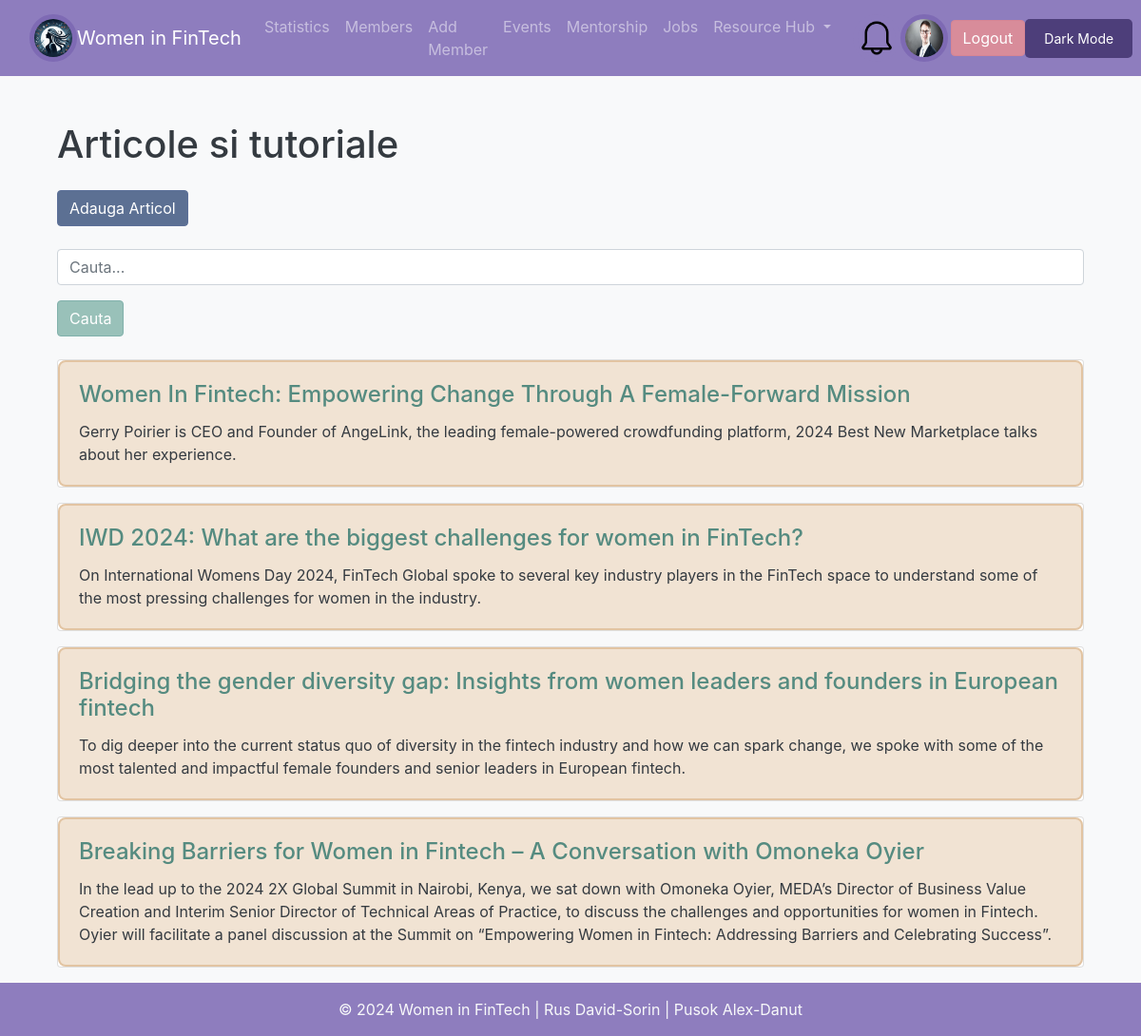
The app's page /articles.php (signed in) with its own data.
### tables this page shows
CREATE TABLE `members` (
  `id` int(11) NOT NULL,
  `first_name` varchar(50) NOT NULL,
  `last_name` varchar(50) NOT NULL,
  `email` varchar(100) NOT NULL,
  `profession` varchar(100) DEFAULT '-',
  `company` varchar(100) DEFAULT '-',
  `expertise` text DEFAULT NULL,
  `linkedin_profile` varchar(255) DEFAULT NULL,
  `pfp` varchar(500) NOT NULL DEFAULT 'resources/default_profile_pic.jpg',
  `status` enum('admin','member','mentor') DEFAULT 'member',
  `created_at` timestamp NOT NULL DEFAULT current_timestamp(),
  `password` varchar(200) NOT NULL DEFAULT 'parola'
);

CREATE TABLE `articles` (
  `article_id` int(11) NOT NULL,
  `title` varchar(255) NOT NULL,
  `description` text NOT NULL,
  `full_content` text NOT NULL,
  `author` varchar(120) NOT NULL,
  `published_on` date NOT NULL DEFAULT current_timestamp()
);

### articles.php (the view, shortened to what this page needs)
<?php
include_once 'includes/header.php';
$database = new Database();
$db = $database->getConnection();
        ?>
        <?php
$searchQuery = isset($_GET['search']) ? trim($_GET['search']) : '';
$query = "SELECT * FROM articles WHERE 1=1";
$stmt = $db->prepare($query);
$stmt->execute();
$articles = $stmt->fetchAll(PDO::FETCH_ASSOC);
?>
<div class="container mt-4">
    <h1 class="mb-4">Articole si tutoriale</h1>
    <?php if ($_SESSION['user']['status'] === 'admin' || $_SESSION['user']['status'] === 'mentor'): ?>
        <a href="add_article.php" class="btn btn-success mb-4">Adauga Articol</a>
    <?php endif;?>
    <form method="GET" class="mb-4">
        <div class="form-group">
            <input type="text" name="search" class="form-control" placeholder="Cauta..." value="<?php echo htmlspecialchars($searchQuery); ?>">
        </div>
        <button type="submit" class="btn btn-primary">Cauta</button>
    </form>
    <?php if (!empty($articles)): ?>
        <?php foreach ($articles as $article): ?>
            <div class="card mb-3">
                <div class="card-body">
                    <h4 class="card-title">
                        <a class="text-secondary" href="articles.php?article_id=<?php echo urlencode($article['article_id']); ?>">
                            <?php echo htmlspecialchars($article['title']); ?>
                        </a>
                    </h4>
                    <p class="card-text"><?php echo htmlspecialchars($article['description']); ?></p>
                </div>
            </div>
        <?php endforeach; ?>
    <?php else: ?>
        <p class="text-muted">No articles found.</p>
    <?php endif; ?>
</div>
<?php
include_once "includes/footer.php";
?>

### includes/header.php (shortened to what this page needs)
<?php
$database = new Database();
$db = $database->getConnection();
if(isset($_SESSION['user'])){
    $userId = $_SESSION['user']['id'];
    $query = "SELECT pfp FROM members WHERE id = :id";
    $stmt = $db->prepare($query);
    $stmt->bindParam(':id', $userId, PDO::PARAM_INT);
    $stmt->execute();
    $user = $stmt->fetch(PDO::FETCH_ASSOC);
$profilePic = $user['pfp'] ?? 'resources/default_profile_pic.jpg';
} else {
    $profilePic = 'resources/default_profile_pic.jpg';
}
?>
<!DOCTYPE html>
<html lang="ro">
<head>
    <link rel="stylesheet"
          href="https://stackpath.bootstrapcdn.com/bootstrap/4.5.2/css/bootstrap.min.css">
    <link rel="stylesheet" href="css/custom.css">
</head>
<body class="bg-light">
<nav class="navbar navbar-expand-lg navbar-dark bg-primary">
    <div class="container">
        <img class="logo" src="logo.png" style="width: 50px; height: auto; border-radius: 50%; border: 5px solid #7E6AB4;">
        <a class="navbar-brand" href="<?php echo isset($_SESSION['user']) ? 'dashboard.php' : 'index.php'; ?>">Women in FinTech</a>
        <div class="collapse navbar-collapse" id="navbarNav">
            <ul class="navbar-nav">
                <?php if (isset($_SESSION['user'])): ?>
                    <?php if ($_SESSION['user']['status'] === 'admin' || $_SESSION['user']['status'] === 'mentor'): ?>
                        <li class="nav-item">
                            <a class="nav-link" href="statistics.php">Statistics</a>
                        </li>
                    <?php endif; ?>
                    <?php if ($_SESSION['user']['status'] === 'admin'): ?>
                        <li class="nav-item">
                            <a class="nav-link" href="members.php">Members</a>
                        </li>
                        <li class="nav-item">
                            <a class="nav-link" href="add_member.php">Add Member</a>
                        </li>
                    <?php endif; ?>
                    <li class="nav-item">
                        <a class="nav-link" href="events.php">Events</a>
                    </li>
                    <li class="nav-item">
                        <a class="nav-link" href="mentorship.php">Mentorship</a>
                    </li>
                    <li class="nav-item">
                        <a class="nav-link" href="jobs.php">Jobs</a>
                    </li>
                    <li class="nav-item dropdown">
                        <a class="nav-link dropdown-toggle" href="#" id="resourceHubDropdown" role="button" data-toggle="dropdown" aria-haspopup="true" aria-expanded="false">
                            Resource Hub
                        </a>
                    </li>
                <?php endif; ?>
            </ul>
        </div>
    </div>
        <?php if (isset($_SESSION['user'])): ?>
        <div class="dropdown">
            <img class="pfp dropdown-toggle" id="notificationBell" data-toggle="dropdown" aria-haspopup="true" aria-expanded="false"
                 src="resources/bell.png" style="width: 50px; height: 50px; border-radius: 50%; border: 5px solid #8E7DBE; cursor: pointer;">
        </div>
        <?php endif; ?>
        <?php if (isset($_SESSION['user'])): ?>
        <a href="edit_profile.php" style="padding-right: 3px">
            <img class="pfp" src="<?php echo htmlspecialchars($profilePic); ?>" style="width: 50px; height: 50px; border-radius: 50%; border: 5px solid #7E6AB4;">
        </a>
        <?php endif; ?>
        <div class="ml-auto">
            <?php if (isset($_SESSION['user'])): ?>
                <a href="logout.php" class="btn btn-danger">Logout</a>
            <?php else: ?>
                <a href="login.php" class="btn btn-success">Login</a>
            <?php endif; ?>
    </div>
    <div class="ml-auto">
        <input onclick="darkMode()" id="darkButton" class="btn btn-primary" type="button" value="Dark Mode">
    </div>
</nav>
<div class="container mt-4">

### css/custom.css (style rules this page uses)
body { min-height: 100vh; display: flex; flex-direction: column; }
.card-body { background-color: #e9ecef; }
.logo { border-radius: 50%; }
#darkButton { float: right; background-color: #4d3e7a; color: white; border: none; padding: 10px 20px; border-radius: 5px; cursor: pointer; font-size: 14px; }
.bg-primary { background-color: #8E7DBE !important; }
.btn-primary { background-color: #99c1b9; border-color : #81B1AB; }
.btn-danger { background-color: #d88c9a; border-color: #d58594; }
.card-body { background-color: #f1e3d3; border: 2px solid #e2c4a2 !important; border-radius: 8px; }
.btn-success { background-color: #5c7093; border-color: #5c7099; }
.text-secondary { color: #558b80 !important; }

### records on screen
members: pfp (picture)
articles: title "Women In Fintech: Empowering Change Through A Female-Forward Mission", description "Gerry Poirier is CEO and Founder of AngeLink, the leading female-powered crowdfunding platform, 2024 Best New Marketplace talks about her experience."
articles: title "IWD 2024: What are the biggest challenges for women in FinTech?", description "On International Womens Day 2024, FinTech Global spoke to several key industry players in the FinTech space to understand some of the most pressing challenges for women in the industry."
articles: title "Bridging the gender diversity gap: Insights from women leaders and founders in European fintech", description "To dig deeper into the current status quo of diversity in the fintech industry and how we can spark change, we spoke with some of the most talented and impactful female founders and senior leaders in European fintech."
articles: title "Breaking Barriers for Women in Fintech – A Conversation with Omoneka Oyier", description "In the lead up to the 2024 2X Global Summit in Nairobi, Kenya, we sat down with Omoneka Oyier, MEDA’s Director of Business Value Creation and Interim Senior Director of Technical Areas of Practice, to discuss the challenges and opportunities for women in Fintech. Oyier will facilitate a panel discussion at the Summit on “Empowering Women in Fintech: Addressing Barriers and Celebrating Success”."
